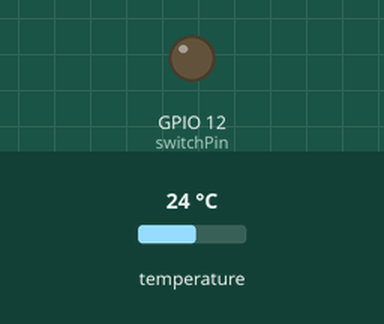
Bench run of a sketch on a simulated ESP8266 (NodeMCU). Parts: output pins drawn as LEDs (lit = HIGH). The test bench sets the inputs (shaded band); at power-on: temperature 24 °C. WiFi joins after 1.5 s; servers stay silent unless stated; what the sketch prints to the serial monitor is not drawn. At 2.6 s the program puts the board to deep sleep or switches it off; the recording ends there.

Above: at 0.1 s.
At 1.6 s:
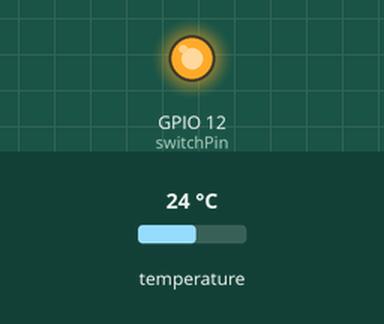
Timing chart, 0 to 2.6 s (numbered marks = the images above):
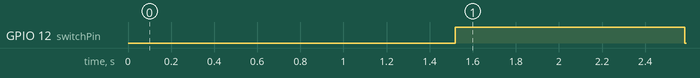

Measured:
- by itself, GPIO 12 (switchPin): HIGH → LOW at 2.6 s

The sketch:

collector.ino
```cpp
#include <OneWire.h>
#include <ESP8266WiFi.h>
#include <DallasTemperature.h>

// Credentials reside in the Credentials.h file (which is not part of the github
// repository). Create one with the following fields:
// SSID, PASS, APIKEY, CHANNEL
#include <Credentials.h>

#define DEBUG 0
#define ONE_WIRE_BUS 2 //GPIO2

const char* host = "api.thingspeak.com";
int sleeptime = 15; // sleeptime in minutes

// De ADC pin
const int switchPin = 12;

// Thingspeak fields
int temperature_field = 1;
int adc_field = 2;

// De resistors for the ADC
float r1 = 55000;
float r2 = 10000;

OneWire oneWire(ONE_WIRE_BUS);
DallasTemperature DS18B20(&oneWire);

char temperatureString[6];
char voltageString[6];

void setup(void){
  Serial.begin(115200);

  // Connect to the WiFi network
  WiFi.begin(SSID, PASS);

  // Wait for connection
  int i=150;
  while (WiFi.status() != WL_CONNECTED) {
    delay(100);
    Serial.print(".");
    if ( i == 0 ) {
      digitalWrite(switchPin, LOW);

      Serial.println("No wifi found, going to deepsleep for sleeptime");
      ESP.deepSleep(sleeptime * 60 * 1000000);

    }
    i--;
  }
  Serial.println("");
  Serial.print("Connected to ");
  Serial.println(SSID);
  Serial.print("IP address: ");
  Serial.println(WiFi.localIP());

  // initialize the ds18b20
  DS18B20.begin();

  // set the ADC pullup to high
  pinMode(switchPin, OUTPUT);
  digitalWrite(switchPin, HIGH);

  // debugging info
  if ( DEBUG ) {
    Serial.println();
    Serial.print("ESP.getBootMode(); ");
    Serial.println(ESP.getBootMode());
    Serial.print("ESP.getSdkVersion(); ");
    Serial.println(ESP.getSdkVersion());
    Serial.print("ESP.getBootVersion(); ");
    Serial.println(ESP.getBootVersion());
    Serial.print("ESP.getChipId(); ");
    Serial.println(ESP.getChipId());
    Serial.print("ESP.getFlashChipSize(); ");
    Serial.println(ESP.getFlashChipSize());
    Serial.print("ESP.getFlashChipRealSize(); ");
    Serial.println(ESP.getFlashChipRealSize());
    Serial.print("ESP.getFlashChipSizeByChipId(); ");
    Serial.println(ESP.getFlashChipSizeByChipId());
    Serial.print("ESP.getFlashChipId(); ");
    Serial.println(ESP.getFlashChipId());
  }

}

float getTemperature() {
  float temp;
  int i = 0;

  do {
    DS18B20.requestTemperatures();
    temp = DS18B20.getTempCByIndex(0);

    // If we cannot find the temparture after 10 attempts, we default it to -20
    // degrees
    if ( i++ > 10 ) {
      temp = -20.0;
      break;
    }

    Serial.print("i="); Serial.println(i);
    delay(100);
  } while (temp == 85.0 || temp == (-127.0));
  return temp;
}

float getVoltage() {
  float val = (float)analogRead(A0);
  Serial.print("ADC value: "); Serial.println(val);
  float voltage =  val * (( r1 + r2 ) / r2 ) / 1023;    // read the input pin nieuwe bord 1/1024 * 15k / 100k
  Serial.print("Voltage value: "); Serial.println(voltage);
  return voltage;
}

void loop() {
  char url[256];

  // Check if we can reach Thingspeak
  WiFiClient client;
  const int httpPort = 80;
  if (!client.connect(host, httpPort)) {
    // lower the pullup for the ADC
    digitalWrite(switchPin, LOW);

    Serial.println("Thingspeak unreachable right now, going to deepsleep for sleeptime");
    ESP.deepSleep(sleeptime * 60 * 1000000);
  }

  // request temperatuur
  float temperature = getTemperature();
  dtostrf(temperature, 2, 1, temperatureString);

  // request remaining battery voltage
  float voltage = getVoltage();
  dtostrf(voltage, 2, 2, voltageString);

  // lower the pullup for the ADC
  digitalWrite(switchPin, LOW);

  // Construct the url
  sprintf(url, "http://%s/update?key=%s&field%d=%s&field%d=%s", host, APIKEY, 1, temperatureString, 2, voltageString);
  Serial.println(url);

  client.print(String("GET ") + url + " HTTP/1.1\r\n" +
               "Host: " + host + "\r\n" +
               "Connection: keep-alive\r\n\r\n");

  // Go back to sleep for the sleeptime.
  // GPIO16 needs to be connected to reset, in order to wake from the deepsleep
  Serial.print("Going to sleep (in minutes): ");
  Serial.println(sleeptime);
  ESP.deepSleep(sleeptime * 60 * 1000000);

}
```
